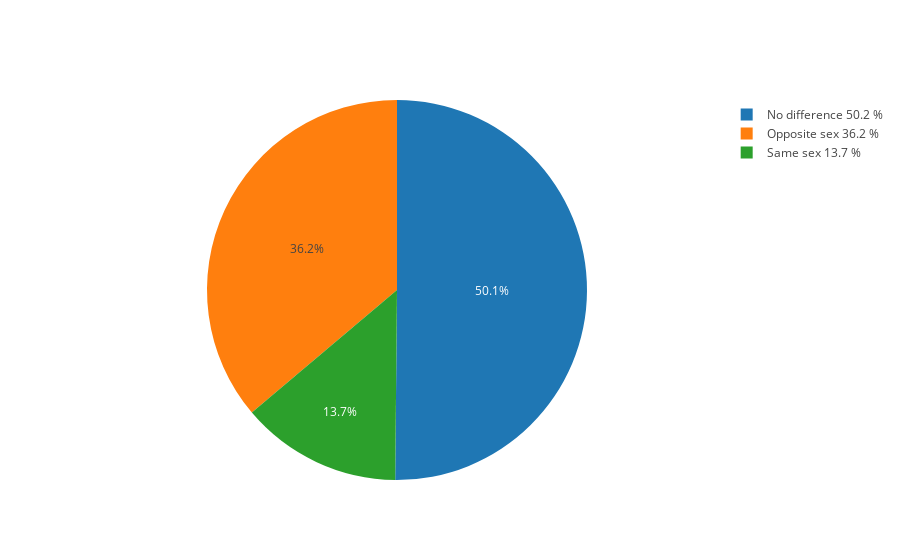

This figure's notebook cell:
### Code cell
p = go.Pie(labels=lbl, values=percent)
iplot([p])

### Figure 1 — Plotly figure (JSON) as saved in the notebook; plotly's stock layout.template omitted (floating-point values rounded to 4 significant figures)
{"data": [{"labels": ["No difference 50.2 %", "Opposite sex 36.2 %", "Same sex 13.7 %"], "type": "pie", "uid": "221b9c", "values": [50.2, 36.2, 13.7]}], "layout": {"autosize": true}}
